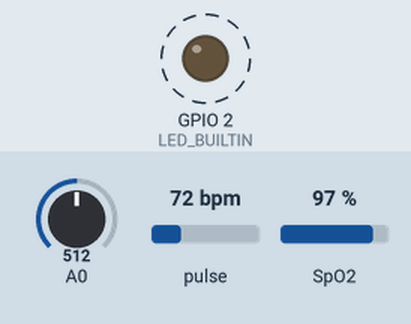
This sketch was run on a simulated ESP8266 (NodeMCU). Shown: output pins drawn as LEDs (lit = HIGH, except the on-board LED, lit = LOW). Dashed ring = blinking. Inputs (shaded band) come from the test bench; at power-on: A0 = 512, pulse 72 bpm, SpO2 97 %. WiFi joins after 1.5 s; servers stay silent unless stated; what the sketch prints to the serial monitor is not drawn.

Above: at 2.0 s.
Timing chart, 0 to 6.1 s (numbered marks = the images above):
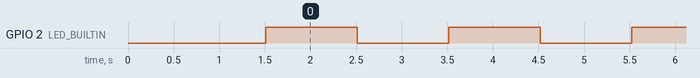

The sketch:

nodemcu_2nd.ino
```cpp
/****************************************
 * Include Libraries
 ****************************************/

#include <Wire.h>
#include <ESP8266WiFi.h>
#include "MAX30100_PulseOximeter.h"
#include <PubSubClient.h>


/****************************************
 * Define Constants
 ****************************************/
#define TOKEN                   "A1E-hwuVdMNpoJnMtKwi0PqUL79UtHPlDo" // Your Ubidots TOKEN
#define REPORTING_PERIOD_MS     1000
#define MQTT_PORT               1883
#define _server                 "things.ubidots.com"
#define MAX_VALUES              3
#define PAYLOAD_SIZE            500
#define FIRST_PART_TOPIC        "/v1.6/devices/"
#define _clientName             "ESP8266"
#define STASSID                 "test"
#define STAPSK                  "qwertyuiop"

WiFiClient espClient;
PubSubClient _client = PubSubClient(espClient);

// PulseOximeter is the higher level interface to the sensor
// it offers:
//  * beat detection reporting
//  * heart rate calculation
//  * SpO2 (oxidation level) calculation
PulseOximeter pox;

uint32_t  tsLastReport = 0;
int       bpm = 0,SpO2 = 0;
uint8_t   currentValue=0, led_state=0;

typedef struct Value {
    char  *_variableLabel;
    float _value;
    char *_context;
    char *_timestamp;
} Value;
Value* val;


/****************************************
 * Auxiliar Functions
 ****************************************/
void client_connect()
{
  while(!_client.connected())
  {
    if (!_client.connected())
    {
      Serial.print("Attempting MQTT connection...");
      if (_client.connect(_clientName, TOKEN, NULL))
      {
        Serial.println("connected");
      }
      else
      {
        Serial.print("failed, rc=");
        Serial.print(_client.state());
        Serial.println(" try again in 3 seconds");
        delay(3000);
      }
    }
  }
}

void add_val(char* variableLabel, float value)
{
    (val+currentValue)->_variableLabel = variableLabel;
    (val+currentValue)->_value = value;
    (val+currentValue)->_context = NULL;
    (val+currentValue)->_timestamp = NULL;
    currentValue++;
}

bool Publish_val(char *deviceLabel)
{
    char topic[150];
    char payload[PAYLOAD_SIZE];
    String str;
    sprintf(topic, "%s%s", FIRST_PART_TOPIC, deviceLabel);
    sprintf(payload, "{");
    for (int i = 0; i <= 2; )
    {
        str = String((val+i)->_value, 2);
        sprintf(payload, "%s\"%s\": [{\"value\": %s", payload, (val+i)->_variableLabel, str.c_str());
        i++;
        if (i >= 2)
        {
            sprintf(payload, "%s}]}", payload);
            break;
        }
        else
        {
            sprintf(payload, "%s}], ", payload);
        }
    }
    if (!true)
    {
        Serial.println("publishing to TOPIC: ");
        Serial.println(topic);
        Serial.print("JSON dict: ");
        Serial.println(payload);
    }
    currentValue = 0;
    return _client.publish(topic, payload, 512);
}
float get_temperature()
{
  int analogValue = analogRead(A0);
  float millivolts = (analogValue/1024.0) * 3300; //3300 is the voltage provided by NodeMCU
  return (millivolts/10); //Temperature in milivolts
}
void callback(char* topic, byte* payload, unsigned int length) {

}
/****************************************
 * Main Functions
 ****************************************/
void setup()
{
    Serial.begin(115200);
    val = (Value *)malloc(MAX_VALUES*sizeof(Value));
    pinMode(LED_BUILTIN, OUTPUT);
    digitalWrite(LED_BUILTIN,LOW);
    Serial.println();
    Serial.println();
    Serial.print("Connecting to ");
    Serial.println("test");
    WiFi.setAutoConnect (true);
    WiFi.setAutoReconnect (true);
    WiFi.begin(STASSID, STAPSK);

    while (WiFi.status() != WL_CONNECTED)
    {
        delay(500);
        Serial.print(".");
    }

    Serial.println("");
    Serial.println("WiFi connected");
    Serial.println("IP address: ");
    Serial.println(WiFi.localIP());
    Serial.print("Initializing pulse oximeter..");


    _client.setServer(_server, MQTT_PORT);
    _client.setCallback(callback);

    // Initialize the PulseOximeter instance
    while(true)
    {
      if (!pox.begin())
      {
        Serial.println("FAILED");
        delay(500);
      }
      else
      {
        Serial.println("SUCCESS");
        break;
      }
      client_connect();
    }
}

void loop()
{

  if(WiFi.status() != WL_CONNECTED)
  {
    WiFi.begin("test", "qwertyuiop");
    while (true)
    {
      if(WiFi.status() != WL_CONNECTED)
      {
        digitalWrite(LED_BUILTIN,!LOW);
        delay(500);
        Serial.print(".");
      }
      else
      {
        digitalWrite(LED_BUILTIN,!HIGH);
        client_connect();
        if (!pox.begin())
        {
          Serial.println("FAILED");
          for(;;);
        }
        else
        {
          Serial.println("SUCCESS");
        }
          break;
      }
    }
  }

  digitalWrite(LED_BUILTIN,led_state);

    // Make sure to call update as fast as possible
    pox.update();
    if (millis() - tsLastReport > REPORTING_PERIOD_MS)
    {
        bpm = pox.getHeartRate();
        SpO2 = pox.getSpO2();
        Serial.print("Heart rate:");
        Serial.print(pox.getHeartRate());
        Serial.print("bpm / SpO2:");
        Serial.print(pox.getSpO2());
        Serial.print("Body Temperature: ");
        Serial.print(get_temperature());
        Serial.println(" °C");
        add_val("BPM",bpm);
        add_val("SpO2",SpO2);
        Publish_val("esp32");
        tsLastReport = millis();
        led_state = !led_state;
    }
}
```

Measured:
- by itself, GPIO 2 (LED_BUILTIN): alternates HIGH for 1.0 s and LOW for 1.0 s
